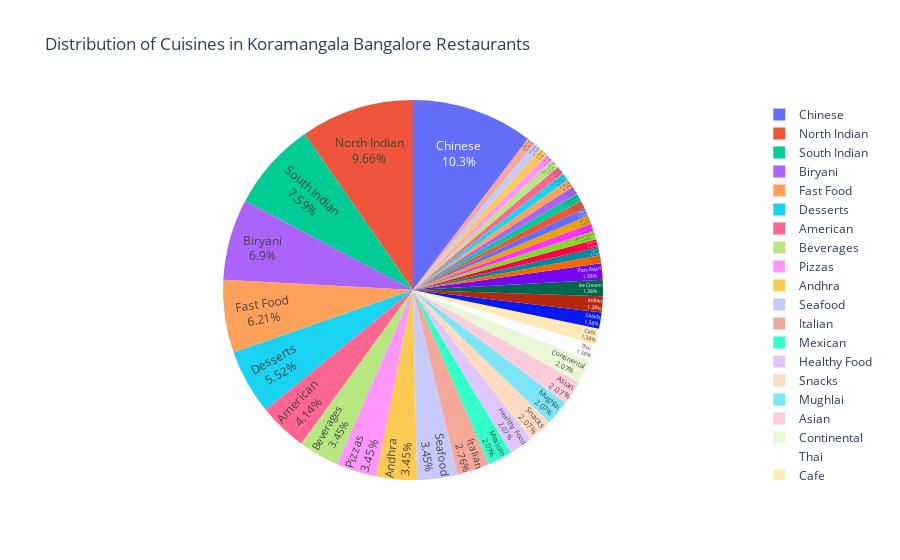

Notebook cell for this chart:
### Code cell
fig = px.pie(data_frame = df_Cuisine_Koramangala, 
             names = df_Cuisine_Koramangala['Cuisine'], 
             values = df_Cuisine_Koramangala['Count'], 
             title = 'Distribution of Cuisines in Koramangala Bangalore Restaurants')

fig.update_traces(textposition = 'inside', textinfo = 'percent+label')
fig.show()

### Figure 1 — Plotly figure (JSON) as saved in the notebook; plotly's stock layout.template omitted (floating-point values rounded to 4 significant figures)
{"data": [{"domain": {"x": [0, 1], "y": [0, 1]}, "hovertemplate": "Cuisine=%{label}<br>Count=%{value}<extra></extra>", "labels": ["Sweets", "South Indian", "North Indian", "Fast Food", "Beverages", "Jain", "Chinese", "Thai", "Pizzas", "Italian", "Mexican", "Desserts", "Andhra", "Biryani", "Seafood", "Arabian", "Healthy Food", "American", "Snacks", "Mughlai", "Asian", "Continental", "Mediterranean", "Lebanese", "Bakery", "Cafe", "Salads", "Pastas", "Punjabi", "Hyderabadi", "Kerala", "Turkish", "Portuguese", "Grill", "Home Food", "Indian", "Ice Cream", "Juices", "Chaat", "Kebabs", "Pan-Asian", "Oriental"], "legendgroup": "", "name": "", "showlegend": true, "textinfo": "percent+label", "textposition": "inside", "type": "pie", "values": [1, 11, 14, 9, 5, 1, 15, 2, 5, 4, 3, 8, 5, 10, 5, 1, 3, 6, 3, 3, 3, 3, 1, 1, 1, 2, 2, 1, 1, 1, 1, 1, 1, 1, 1, 2, 2, 1, 1, 1, 2, 1]}], "layout": {"legend": {"tracegroupgap": 0}, "title": {"text": "Distribution of Cuisines in Koramangala Bangalore Restaurants"}}}
